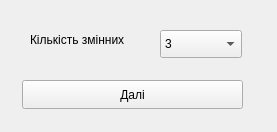
<?xml version="1.0" encoding="UTF-8"?>
<ui version="4.0">
 <class>LinearAlgebraicEquations</class>
 <widget class="QMainWindow" name="LinearAlgebraicEquations">
  <property name="geometry">
   <rect>
    <x>0</x>
    <y>0</y>
    <width>277</width>
    <height>132</height>
   </rect>
  </property>
  <property name="minimumSize">
   <size>
    <width>277</width>
    <height>132</height>
   </size>
  </property>
  <property name="maximumSize">
   <size>
    <width>277</width>
    <height>132</height>
   </size>
  </property>
  <property name="windowTitle">
   <string>СЛАУ Методом Зейделя</string>
  </property>
  <widget class="QWidget" name="centralwidget">
   <widget class="QLabel" name="lblVarsAmount">
    <property name="geometry">
     <rect>
      <x>30</x>
      <y>30</y>
      <width>131</width>
      <height>20</height>
     </rect>
    </property>
    <property name="text">
     <string>Кількість змінних</string>
    </property>
   </widget>
   <widget class="QComboBox" name="varsAmount">
    <property name="geometry">
     <rect>
      <x>160</x>
      <y>30</y>
      <width>82</width>
      <height>28</height>
     </rect>
    </property>
    <property name="currentIndex">
     <number>1</number>
    </property>
    <item>
     <property name="text">
      <string>2</string>
     </property>
    </item>
    <item>
     <property name="text">
      <string>3</string>
     </property>
    </item>
    <item>
     <property name="text">
      <string>4</string>
     </property>
    </item>
    <item>
     <property name="text">
      <string>5</string>
     </property>
    </item>
    <item>
     <property name="text">
      <string>6</string>
     </property>
    </item>
    <item>
     <property name="text">
      <string>7</string>
     </property>
    </item>
    <item>
     <property name="text">
      <string>8</string>
     </property>
    </item>
   </widget>
   <widget class="QPushButton" name="nextWindow">
    <property name="geometry">
     <rect>
      <x>22</x>
      <y>80</y>
      <width>221</width>
      <height>29</height>
     </rect>
    </property>
    <property name="text">
     <string>Далі</string>
    </property>
   </widget>
  </widget>
 </widget>
 <resources/>
 <connections/>
</ui>
